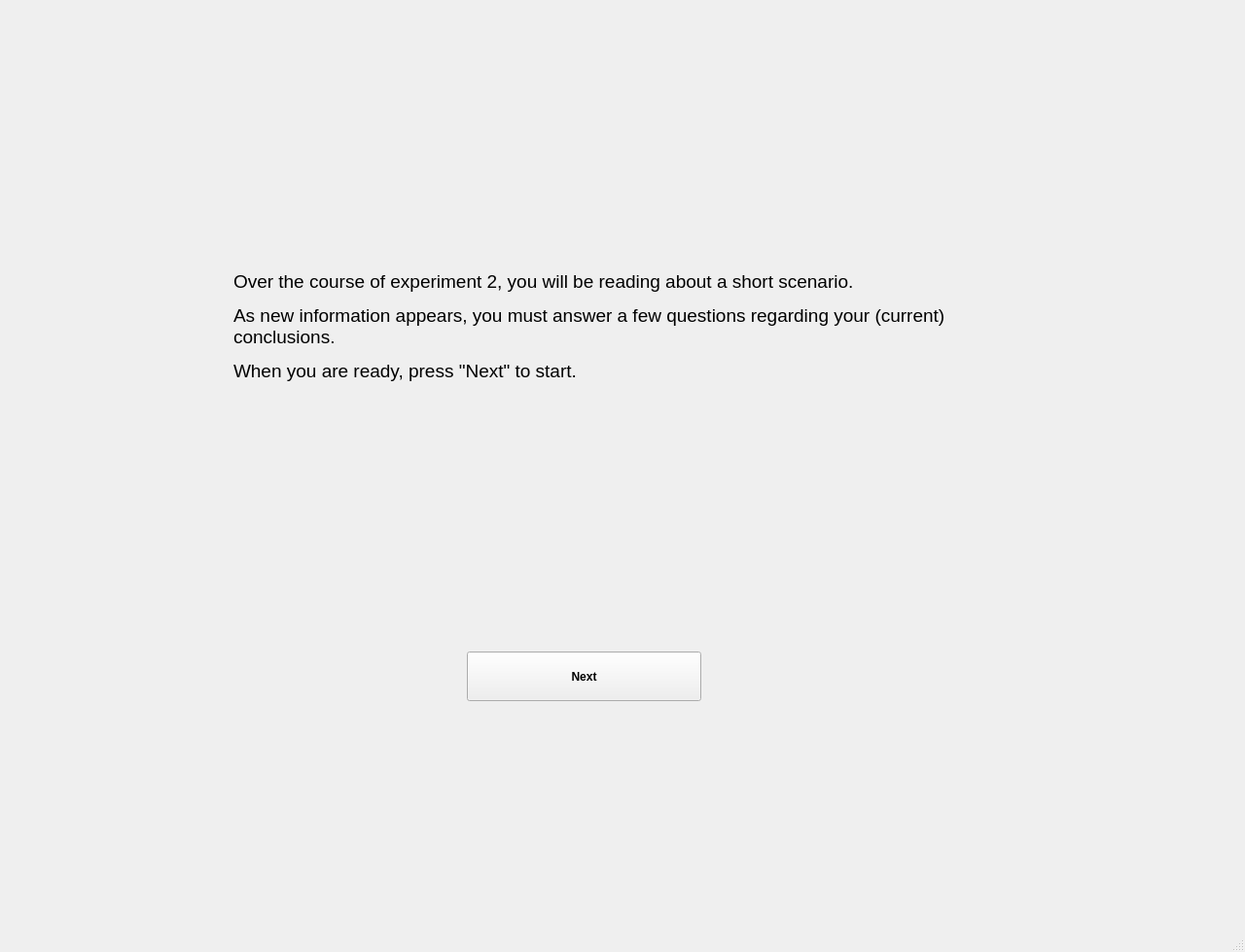
<?xml version="1.0" encoding="UTF-8"?>
<ui version="4.0">
 <class>MainWindow</class>
 <widget class="QMainWindow" name="MainWindow">
  <property name="geometry">
   <rect>
    <x>0</x>
    <y>0</y>
    <width>1280</width>
    <height>979</height>
   </rect>
  </property>
  <property name="windowTitle">
   <string>MainWindow</string>
  </property>
  <widget class="QWidget" name="centralwidget">
   <widget class="QStackedWidget" name="experiment_window">
    <property name="geometry">
     <rect>
      <x>20</x>
      <y>20</y>
      <width>1221</width>
      <height>881</height>
     </rect>
    </property>
    <property name="layoutDirection">
     <enum>Qt::RightToLeft</enum>
    </property>
    <property name="styleSheet">
     <string notr="true">background color:rgb(255, 255, 255)</string>
    </property>
    <property name="locale">
     <locale language="English" country="UnitedKingdom"/>
    </property>
    <property name="currentIndex">
     <number>0</number>
    </property>
    <widget class="QWidget" name="E2_instruction">
     <widget class="QPushButton" name="E2_instruction_next_btn">
      <property name="geometry">
       <rect>
        <x>460</x>
        <y>650</y>
        <width>241</width>
        <height>51</height>
       </rect>
      </property>
      <property name="font">
       <font>
        <family>Arial</family>
        <weight>75</weight>
        <bold>true</bold>
       </font>
      </property>
      <property name="text">
       <string>Next</string>
      </property>
     </widget>
     <widget class="QLabel" name="E2_instruction_lbl">
      <property name="geometry">
       <rect>
        <x>220</x>
        <y>210</y>
        <width>781</width>
        <height>211</height>
       </rect>
      </property>
      <property name="font">
       <font>
        <family>Arial</family>
        <pointsize>14</pointsize>
       </font>
      </property>
      <property name="text">
       <string>&lt;html&gt;&lt;head/&gt;&lt;body&gt;&lt;p&gt;Over the course of experiment 2, you will be reading about a short scenario. &lt;/p&gt;&lt;p&gt;As new information appears, you must answer a few questions regarding your (current) conclusions. &lt;/p&gt;&lt;p&gt;When you are ready, press &amp;quot;Next&amp;quot; to start. &lt;/p&gt;&lt;/body&gt;&lt;/html&gt;</string>
      </property>
      <property name="wordWrap">
       <bool>true</bool>
      </property>
     </widget>
    </widget>
    <widget class="QWidget" name="E2_P1a">
     <widget class="QWidget" name="gridLayoutWidget_4">
      <property name="geometry">
       <rect>
        <x>20</x>
        <y>0</y>
        <width>1171</width>
        <height>861</height>
       </rect>
      </property>
      <layout class="QGridLayout" name="E2_P1a_layout">
       <property name="sizeConstraint">
        <enum>QLayout::SetMinimumSize</enum>
       </property>
       <item row="1" column="0" colspan="2">
        <widget class="QLabel" name="E2_P1a_instruction_lbl">
         <property name="maximumSize">
          <size>
           <width>1169</width>
           <height>380</height>
          </size>
         </property>
         <property name="font">
          <font>
           <family>Arial</family>
           <pointsize>11</pointsize>
          </font>
         </property>
         <property name="locale">
          <locale language="English" country="UnitedKingdom"/>
         </property>
         <property name="text">
          <string>&lt;html&gt;&lt;head/&gt;&lt;body&gt;&lt;p&gt;&lt;span style=&quot; font-size:8pt; font-weight:600;&quot;&gt;Sabotage (Part 1a)&lt;/span&gt;&lt;/p&gt;&lt;p&gt;&lt;span style=&quot; font-size:8pt; font-style:italic;&quot;&gt;========== BACKGROUND INFORMATION ========== &lt;/span&gt;&lt;/p&gt;&lt;p&gt;&lt;span style=&quot; font-size:8pt;&quot;&gt;Consider the following situation: &lt;/span&gt;&lt;/p&gt;&lt;p&gt;&lt;span style=&quot; font-size:8pt;&quot;&gt;A small aircraft has crashed. Investigators were brought in to determine whether the plane was sabotaged. &lt;/span&gt;&lt;/p&gt;&lt;p&gt;&lt;span style=&quot; font-size:8pt;&quot;&gt;Two experts, &lt;/span&gt;&lt;span style=&quot; font-size:8pt; font-weight:600;&quot;&gt;Bailey&lt;/span&gt;&lt;span style=&quot; font-size:8pt;&quot;&gt; and &lt;/span&gt;&lt;span style=&quot; font-size:8pt; font-weight:600;&quot;&gt;Campbell&lt;/span&gt;&lt;span style=&quot; font-size:8pt;&quot;&gt;, were brought in separately to assess the wreckage. &lt;/span&gt;&lt;/p&gt;&lt;p&gt;&lt;span style=&quot; font-size:8pt;&quot;&gt;Prior to hearing their reports, you know three things: &lt;/span&gt;&lt;/p&gt;&lt;p&gt;&lt;span style=&quot; font-size:8pt;&quot;&gt;Firstly, &lt;/span&gt;&lt;span style=&quot; font-size:8pt; font-style:italic;&quot;&gt;prior to getting the reports&lt;/span&gt;&lt;span style=&quot; font-size:8pt;&quot;&gt;, it is safe to assume that there is a &lt;/span&gt;&lt;span style=&quot; font-size:8pt; font-weight:600;&quot;&gt;50% probability of sabotage&lt;/span&gt;&lt;span style=&quot; font-size:8pt;&quot;&gt; (when a plane of this type crashes, half the time it is because of sabotage). &lt;/span&gt;&lt;/p&gt;&lt;p&gt;&lt;span style=&quot; font-size:8pt;&quot;&gt;Secondly, although the analysis is notoriously difficult, &lt;/span&gt;&lt;span style=&quot; font-size:8pt; font-style:italic;&quot;&gt;both Bailey and Campbell can be considered reasonably reliable&lt;/span&gt;&lt;span style=&quot; font-size:8pt;&quot;&gt;; it is safe to assume they each have a &lt;/span&gt;&lt;span style=&quot; font-size:8pt; font-weight:600;&quot;&gt;20% probability&lt;/span&gt;&lt;span style=&quot; font-size:8pt;&quot;&gt; of mistakenly indicating that sabotage has occurred (and a 20% probability of mistakenly indicating sabotage has not occurred). &lt;/span&gt;&lt;/p&gt;&lt;p&gt;&lt;span style=&quot; font-size:8pt;&quot;&gt;Finally, you know that Bailey and Campbell assessed the wreckage separately, and so had no opportunity to discuss it at the site. They then immediately left to go separately write their reports. &lt;/span&gt;&lt;/p&gt;&lt;p&gt;&lt;span style=&quot; font-size:8pt; font-style:italic;&quot;&gt;========== END OF BACKGROUND INFORMATION ========== &lt;/span&gt;&lt;/p&gt;&lt;p&gt;&lt;span style=&quot; font-family:'Calibri','sans-serif'; font-size:8pt;&quot;&gt;Consider the following situations, &lt;/span&gt;&lt;span style=&quot; font-size:8pt;&quot;&gt;clicking the spinbox below to indicate your estimate - between 0% and 100%, just to remind that the default value is -1.&lt;/span&gt;&lt;/p&gt;&lt;/body&gt;&lt;/html&gt;</string>
         </property>
         <property name="wordWrap">
          <bool>true</bool>
         </property>
        </widget>
       </item>
       <item row="3" column="1">
        <widget class="QLabel" name="E2_P1a_Campbell_lbl">
         <property name="maximumSize">
          <size>
           <width>581</width>
           <height>30</height>
          </size>
         </property>
         <property name="text">
          <string>&lt;html&gt;&lt;head/&gt;&lt;body&gt;&lt;p align=&quot;center&quot;&gt;&lt;span style=&quot; font-size:12pt; font-weight:600;&quot;&gt;Campbell&lt;/span&gt;&lt;/p&gt;&lt;/body&gt;&lt;/html&gt;</string>
         </property>
        </widget>
       </item>
       <item row="8" column="1">
        <widget class="QSpinBox" name="E2_P1a_sab_B_mistake_C_incorrect_sbx">
         <property name="maximumSize">
          <size>
           <width>581</width>
           <height>20</height>
          </size>
         </property>
         <property name="font">
          <font>
           <family>Arial</family>
          </font>
         </property>
         <property name="minimum">
          <number>-1</number>
         </property>
         <property name="maximum">
          <number>100</number>
         </property>
         <property name="value">
          <number>-1</number>
         </property>
        </widget>
       </item>
       <item row="2" column="0">
        <widget class="QLabel" name="E2_P1a_Bailey_pic">
         <property name="maximumSize">
          <size>
           <width>581</width>
           <height>120</height>
          </size>
         </property>
         <property name="text">
          <string/>
         </property>
         <property name="pixmap">
          <pixmap>imgs/Bailey_2.png</pixmap>
         </property>
         <property name="alignment">
          <set>Qt::AlignCenter</set>
         </property>
        </widget>
       </item>
       <item row="4" column="0">
        <widget class="QLabel" name="E2_P1a_instruction_acci_B_mistake_C_correct_lbl">
         <property name="maximumSize">
          <size>
           <width>581</width>
           <height>90</height>
          </size>
         </property>
         <property name="font">
          <font>
           <family>Arial</family>
           <pointsize>11</pointsize>
          </font>
         </property>
         <property name="locale">
          <locale language="English" country="UnitedKingdom"/>
         </property>
         <property name="text">
          <string>&lt;html&gt;&lt;head/&gt;&lt;body&gt;&lt;p&gt;&lt;span style=&quot; font-family:'Calibri','sans-serif'; font-size:8pt;&quot;&gt;Consider: The plane did in fact crash due to &lt;/span&gt;&lt;span style=&quot; font-family:'Calibri','sans-serif'; font-size:8pt; font-weight:600;&quot;&gt;an accident&lt;/span&gt;&lt;span style=&quot; font-family:'Calibri','sans-serif'; font-size:8pt;&quot;&gt;, and Campbell &lt;/span&gt;&lt;span style=&quot; font-family:'Calibri','sans-serif'; font-size:8pt; font-weight:600;&quot;&gt;CORRECTLY reports&lt;/span&gt;&lt;span style=&quot; font-family:'Calibri','sans-serif'; font-size:8pt;&quot;&gt; the crash as being caused by an accident. Bailey has seen Campbell's report. What do &lt;/span&gt;&lt;span style=&quot; font-family:'Calibri','sans-serif'; font-size:8pt; font-style:italic;&quot;&gt;you&lt;/span&gt;&lt;span style=&quot; font-family:'Calibri','sans-serif'; font-size:8pt;&quot;&gt; estimate is the probability of Bailey then &lt;/span&gt;&lt;span style=&quot; font-family:'Calibri','sans-serif'; font-size:8pt; font-weight:600;&quot;&gt;INCORRECTLY reporting that the plane crashed due to sabotage&lt;/span&gt;&lt;span style=&quot; font-family:'Calibri','sans-serif'; font-size:8pt;&quot;&gt;?&lt;br/&gt;(&lt;/span&gt;&lt;span style=&quot; font-family:'Calibri','sans-serif'; font-size:8pt; font-style:italic;&quot;&gt;Remember: Without seeing Campbell's report, it would be 20%&lt;/span&gt;&lt;span style=&quot; font-family:'Calibri','sans-serif'; font-size:8pt;&quot;&gt;)&lt;/span&gt;&lt;/p&gt;&lt;/body&gt;&lt;/html&gt;</string>
         </property>
         <property name="wordWrap">
          <bool>true</bool>
         </property>
        </widget>
       </item>
       <item row="9" column="0">
        <widget class="QPushButton" name="E2_P1a_next_btn">
         <property name="maximumSize">
          <size>
           <width>581</width>
           <height>25</height>
          </size>
         </property>
         <property name="font">
          <font>
           <family>Arial</family>
           <weight>75</weight>
           <bold>true</bold>
          </font>
         </property>
         <property name="text">
          <string>Next</string>
         </property>
        </widget>
       </item>
       <item row="4" column="1">
        <widget class="QLabel" name="E2_P1a_instruction_sab_B_mistake_C_correct_lbl">
         <property name="maximumSize">
          <size>
           <width>581</width>
           <height>90</height>
          </size>
         </property>
         <property name="font">
          <font>
           <family>Arial</family>
           <pointsize>11</pointsize>
          </font>
         </property>
         <property name="locale">
          <locale language="English" country="UnitedKingdom"/>
         </property>
         <property name="text">
          <string>&lt;html&gt;&lt;head/&gt;&lt;body&gt;&lt;p&gt;&lt;span style=&quot; font-family:'Calibri','sans-serif'; font-size:8pt;&quot;&gt;Consider: The plane did in fact crash due to &lt;/span&gt;&lt;span style=&quot; font-family:'Calibri','sans-serif'; font-size:8pt; font-weight:600;&quot;&gt;sabotage&lt;/span&gt;&lt;span style=&quot; font-family:'Calibri','sans-serif'; font-size:8pt;&quot;&gt;, and Campbell &lt;/span&gt;&lt;span style=&quot; font-family:'Calibri','sans-serif'; font-size:8pt; font-weight:600;&quot;&gt;CORRECTLY reports&lt;/span&gt;&lt;span style=&quot; font-family:'Calibri','sans-serif'; font-size:8pt;&quot;&gt; the crash as being caused by sabotage. Bailey has seen Campbell's report. What do &lt;/span&gt;&lt;span style=&quot; font-family:'Calibri','sans-serif'; font-size:8pt; font-style:italic;&quot;&gt;you&lt;/span&gt;&lt;span style=&quot; font-family:'Calibri','sans-serif'; font-size:8pt;&quot;&gt; estimate is the probability of Bailey then &lt;/span&gt;&lt;span style=&quot; font-family:'Calibri','sans-serif'; font-size:8pt; font-weight:600;&quot;&gt;INCORRECTLY reporting that the plane crashed due to an accident&lt;/span&gt;&lt;span style=&quot; font-family:'Calibri','sans-serif'; font-size:8pt;&quot;&gt;?&lt;br/&gt;(&lt;/span&gt;&lt;span style=&quot; font-family:'Calibri','sans-serif'; font-size:8pt; font-style:italic;&quot;&gt;Remember: Without seeing Campbell's report, it would be 20%&lt;/span&gt;&lt;span style=&quot; font-family:'Calibri','sans-serif'; font-size:8pt;&quot;&gt;)&lt;/span&gt;&lt;/p&gt;&lt;/body&gt;&lt;/html&gt;</string>
         </property>
         <property name="wordWrap">
          <bool>true</bool>
         </property>
        </widget>
       </item>
       <item row="3" column="0">
        <widget class="QLabel" name="E2_P1a_Bailey_lbl">
         <property name="maximumSize">
          <size>
           <width>581</width>
           <height>30</height>
          </size>
         </property>
         <property name="text">
          <string>&lt;html&gt;&lt;head/&gt;&lt;body&gt;&lt;p align=&quot;center&quot;&gt;&lt;span style=&quot; font-size:12pt; font-weight:600;&quot;&gt;Bailey&lt;/span&gt;&lt;/p&gt;&lt;/body&gt;&lt;/html&gt;</string>
         </property>
        </widget>
       </item>
       <item row="2" column="1">
        <widget class="QLabel" name="E2_P1a_Campbell__pic">
         <property name="maximumSize">
          <size>
           <width>581</width>
           <height>120</height>
          </size>
         </property>
         <property name="text">
          <string/>
         </property>
         <property name="pixmap">
          <pixmap>imgs/Cambell_2.png</pixmap>
         </property>
         <property name="alignment">
          <set>Qt::AlignCenter</set>
         </property>
        </widget>
       </item>
       <item row="5" column="0">
        <widget class="QSpinBox" name="E2_P1a_acci_B_mistake_C_correct_sbx">
         <property name="maximumSize">
          <size>
           <width>581</width>
           <height>20</height>
          </size>
         </property>
         <property name="font">
          <font>
           <family>Arial</family>
          </font>
         </property>
         <property name="minimum">
          <number>-1</number>
         </property>
         <property name="maximum">
          <number>100</number>
         </property>
         <property name="value">
          <number>-1</number>
         </property>
        </widget>
       </item>
       <item row="5" column="1">
        <widget class="QSpinBox" name="E2_P1a_sab_B_mistake_C_correct_sbx">
         <property name="maximumSize">
          <size>
           <width>581</width>
           <height>20</height>
          </size>
         </property>
         <property name="font">
          <font>
           <family>Arial</family>
          </font>
         </property>
         <property name="minimum">
          <number>-1</number>
         </property>
         <property name="maximum">
          <number>100</number>
         </property>
         <property name="value">
          <number>-1</number>
         </property>
        </widget>
       </item>
       <item row="6" column="0">
        <widget class="QLabel" name="E2_P1a_instruction_acci_B_mistake_C_incorrect_lbl">
         <property name="maximumSize">
          <size>
           <width>581</width>
           <height>90</height>
          </size>
         </property>
         <property name="font">
          <font>
           <family>Arial</family>
           <pointsize>11</pointsize>
          </font>
         </property>
         <property name="locale">
          <locale language="English" country="UnitedKingdom"/>
         </property>
         <property name="text">
          <string>&lt;html&gt;&lt;head/&gt;&lt;body&gt;&lt;p&gt;&lt;span style=&quot; font-family:'Calibri','sans-serif'; font-size:8pt;&quot;&gt;Consider: The plane did in fact crash due to &lt;/span&gt;&lt;span style=&quot; font-family:'Calibri','sans-serif'; font-size:8pt; font-weight:600;&quot;&gt;an accident&lt;/span&gt;&lt;span style=&quot; font-family:'Calibri','sans-serif'; font-size:8pt;&quot;&gt;, and Campbell &lt;/span&gt;&lt;span style=&quot; font-family:'Calibri','sans-serif'; font-size:8pt; font-weight:600;&quot;&gt;INCORRECTLY reports&lt;/span&gt;&lt;span style=&quot; font-family:'Calibri','sans-serif'; font-size:8pt;&quot;&gt; the crash as being caused by an accident. Bailey has seen Campbell's report. What do &lt;/span&gt;&lt;span style=&quot; font-family:'Calibri','sans-serif'; font-size:8pt; font-style:italic;&quot;&gt;you&lt;/span&gt;&lt;span style=&quot; font-family:'Calibri','sans-serif'; font-size:8pt;&quot;&gt; estimate is the probability of Bailey then &lt;/span&gt;&lt;span style=&quot; font-family:'Calibri','sans-serif'; font-size:8pt; font-weight:600;&quot;&gt;INCORRECTLY reporting that the plane crashed due to sabotage&lt;/span&gt;&lt;span style=&quot; font-family:'Calibri','sans-serif'; font-size:8pt;&quot;&gt;?&lt;br/&gt;(&lt;/span&gt;&lt;span style=&quot; font-family:'Calibri','sans-serif'; font-size:8pt; font-style:italic;&quot;&gt;Remember: Without seeing Campbell's report, it would be 20%&lt;/span&gt;&lt;span style=&quot; font-family:'Calibri','sans-serif'; font-size:8pt;&quot;&gt;)&lt;/span&gt;&lt;/p&gt;&lt;/body&gt;&lt;/html&gt;</string>
         </property>
         <property name="wordWrap">
          <bool>true</bool>
         </property>
        </widget>
       </item>
       <item row="8" column="0">
        <widget class="QSpinBox" name="E2_P1a_acci_B_mistake_C_incorrect_sbx">
         <property name="maximumSize">
          <size>
           <width>581</width>
           <height>20</height>
          </size>
         </property>
         <property name="font">
          <font>
           <family>Arial</family>
          </font>
         </property>
         <property name="minimum">
          <number>-1</number>
         </property>
         <property name="maximum">
          <number>100</number>
         </property>
         <property name="value">
          <number>-1</number>
         </property>
        </widget>
       </item>
       <item row="6" column="1">
        <widget class="QLabel" name="E2_P1a_instruction_sab_B_mistake_C_incorrect_lbl">
         <property name="maximumSize">
          <size>
           <width>581</width>
           <height>90</height>
          </size>
         </property>
         <property name="font">
          <font>
           <family>Arial</family>
           <pointsize>11</pointsize>
          </font>
         </property>
         <property name="locale">
          <locale language="English" country="UnitedKingdom"/>
         </property>
         <property name="text">
          <string>&lt;html&gt;&lt;head/&gt;&lt;body&gt;&lt;p&gt;&lt;span style=&quot; font-family:'Calibri','sans-serif'; font-size:8pt;&quot;&gt;Consider: The plane did in fact crash due to &lt;/span&gt;&lt;span style=&quot; font-family:'Calibri','sans-serif'; font-size:8pt; font-weight:600;&quot;&gt;sabotage&lt;/span&gt;&lt;span style=&quot; font-family:'Calibri','sans-serif'; font-size:8pt;&quot;&gt;, and Campbell &lt;/span&gt;&lt;span style=&quot; font-family:'Calibri','sans-serif'; font-size:8pt; font-weight:600;&quot;&gt;INCORRECTLY reports&lt;/span&gt;&lt;span style=&quot; font-family:'Calibri','sans-serif'; font-size:8pt;&quot;&gt; the crash as being caused by an accident. Bailey has seen Campbell's report. What do &lt;/span&gt;&lt;span style=&quot; font-family:'Calibri','sans-serif'; font-size:8pt; font-style:italic;&quot;&gt;you&lt;/span&gt;&lt;span style=&quot; font-family:'Calibri','sans-serif'; font-size:8pt;&quot;&gt; estimate is the probability of Bailey then &lt;/span&gt;&lt;span style=&quot; font-family:'Calibri','sans-serif'; font-size:8pt; font-weight:600;&quot;&gt;INCORRECTLY reporting that the plane crashed due to an accident&lt;/span&gt;&lt;span style=&quot; font-family:'Calibri','sans-serif'; font-size:8pt;&quot;&gt;?&lt;br/&gt;(&lt;/span&gt;&lt;span style=&quot; font-family:'Calibri','sans-serif'; font-size:8pt; font-style:italic;&quot;&gt;Remember: Without seeing Campbell's report, it would be 20%&lt;/span&gt;&lt;span style=&quot; font-family:'Calibri','sans-serif'; font-size:8pt;&quot;&gt;)&lt;/span&gt;&lt;/p&gt;&lt;/body&gt;&lt;/html&gt;</string>
         </property>
         <property name="wordWrap">
          <bool>true</bool>
         </property>
        </widget>
       </item>
      </layout>
     </widget>
     <widget class="QLabel" name="E2_P1a_air_crash_pic">
      <property name="geometry">
       <rect>
        <x>-80</x>
        <y>40</y>
        <width>131</width>
        <height>120</height>
       </rect>
      </property>
      <property name="maximumSize">
       <size>
        <width>140</width>
        <height>120</height>
       </size>
      </property>
      <property name="text">
       <string/>
      </property>
      <property name="pixmap">
       <pixmap>imgs/air_crash_2.png</pixmap>
      </property>
     </widget>
    </widget>
    <widget class="QWidget" name="E2_P1b">
     <widget class="QWidget" name="gridLayoutWidget_5">
      <property name="geometry">
       <rect>
        <x>20</x>
        <y>0</y>
        <width>1171</width>
        <height>441</height>
       </rect>
      </property>
      <layout class="QGridLayout" name="E1_P1b_layout">
       <property name="sizeConstraint">
        <enum>QLayout::SetMinimumSize</enum>
       </property>
       <item row="1" column="0" colspan="2">
        <widget class="QLabel" name="E1_P1b_instruction_lbl">
         <property name="maximumSize">
          <size>
           <width>1169</width>
           <height>430</height>
          </size>
         </property>
         <property name="font">
          <font>
           <family>Arial</family>
           <pointsize>11</pointsize>
          </font>
         </property>
         <property name="locale">
          <locale language="English" country="UnitedKingdom"/>
         </property>
         <property name="text">
          <string>&lt;html&gt;&lt;head/&gt;&lt;body&gt;&lt;p&gt;&lt;span style=&quot; font-size:8pt; font-weight:600;&quot;&gt;Sabotage (Part 1b)&lt;/span&gt;&lt;span style=&quot; font-size:8pt;&quot;&gt;&lt;br/&gt;&lt;br/&gt;&lt;/span&gt;&lt;span style=&quot; font-size:8pt; font-style:italic;&quot;&gt;========== BACKGROUND INFORMATION ========== &lt;/span&gt;&lt;span style=&quot; font-size:8pt;&quot;&gt;&lt;br/&gt;Consider the following situation:&lt;br/&gt;A small aircraft has crashed. Investigators were brought in to determine whether the plane was sabotaged.&lt;br/&gt;Two experts, &lt;/span&gt;&lt;span style=&quot; font-size:8pt; font-weight:600;&quot;&gt;Bailey&lt;/span&gt;&lt;span style=&quot; font-size:8pt;&quot;&gt; and &lt;/span&gt;&lt;span style=&quot; font-size:8pt; font-weight:600;&quot;&gt;Campbell&lt;/span&gt;&lt;span style=&quot; font-size:8pt;&quot;&gt;, were brought in separately to assess the wreckage. &lt;br/&gt;Prior to hearing their reports, you know three things:&lt;br/&gt;Firstly, &lt;/span&gt;&lt;span style=&quot; font-size:8pt; font-style:italic;&quot;&gt;prior to getting the reports&lt;/span&gt;&lt;span style=&quot; font-size:8pt;&quot;&gt;, it is safe to assume that there is a &lt;/span&gt;&lt;span style=&quot; font-size:8pt; font-weight:600;&quot;&gt;50% probability of sabotage&lt;/span&gt;&lt;span style=&quot; font-size:8pt;&quot;&gt; (when a plane of this type crashes, half the time it is because of sabotage).&lt;br/&gt;Secondly, although the analysis is notoriously difficult, &lt;/span&gt;&lt;span style=&quot; font-size:8pt; font-style:italic;&quot;&gt;both Bailey and Campbell can be considered reasonably reliable&lt;/span&gt;&lt;span style=&quot; font-size:8pt;&quot;&gt;; it is safe to assume they each have a &lt;/span&gt;&lt;span style=&quot; font-size:8pt; font-weight:600;&quot;&gt;20% probability&lt;/span&gt;&lt;span style=&quot; font-size:8pt;&quot;&gt; of mistakenly indicating that sabotage has occurred (and a 20% probability of mistakenly indicating sabotage has not occurred).&lt;br/&gt;Finally, you know that Bailey and Campbell assessed the wreckage at different times, and so had no opportunity to discuss it at the site. They then immediately left to go separately write their reports.&lt;br/&gt;&lt;/span&gt;&lt;span style=&quot; font-size:8pt; font-style:italic;&quot;&gt;========== END OF BACKGROUND INFORMATION ========== &lt;/span&gt;&lt;span style=&quot; font-size:8pt;&quot;&gt;&lt;br/&gt;&lt;br/&gt;Now, consider the following two scenarios:&lt;br/&gt;&lt;/span&gt;&lt;span style=&quot; font-size:8pt; font-weight:600;&quot;&gt;Scenario 1:&lt;/span&gt;&lt;span style=&quot; font-size:8pt;&quot;&gt;&lt;br/&gt;You learn that Bailey, &lt;/span&gt;&lt;span style=&quot; font-size:8pt; font-weight:600;&quot;&gt;prior to completing his/her report, was accidentally given access to Campbell's completed report&lt;/span&gt;&lt;span style=&quot; font-size:8pt;&quot;&gt;. As such, Bailey's report may be influenced by what Campbell has reported.&lt;br/&gt;&lt;/span&gt;&lt;span style=&quot; font-size:8pt; font-weight:600;&quot;&gt;Scenario 2:&lt;/span&gt;&lt;span style=&quot; font-size:8pt;&quot;&gt;&lt;br/&gt;You learn that Bailey completed his/her report &lt;/span&gt;&lt;span style=&quot; font-size:8pt; font-weight:600;&quot;&gt;without ever seeing Campbell's completed report&lt;/span&gt;&lt;span style=&quot; font-size:8pt;&quot;&gt;. As such, Bailey's report is not influenced by what Campbell has reported.&lt;br/&gt;&lt;/span&gt;&lt;span style=&quot; font-size:8pt; font-weight:600;&quot;&gt;NOTE:&lt;/span&gt;&lt;span style=&quot; font-size:8pt;&quot;&gt; In both scenarios, &lt;/span&gt;&lt;span style=&quot; font-size:8pt; font-style:italic;&quot;&gt;you have not yet seen the contents of either report&lt;/span&gt;&lt;span style=&quot; font-size:8pt;&quot;&gt;.&lt;br/&gt;&lt;/span&gt;&lt;span style=&quot; font-size:8pt; font-style:italic;&quot;&gt;========== ========== &lt;/span&gt;&lt;span style=&quot; font-size:8pt;&quot;&gt;&lt;br/&gt;&lt;br/&gt;Given the two scenarios above, and based solely on the information provided so far, please answer the following questions:&lt;br/&gt;&lt;br/&gt;&lt;/span&gt;&lt;span style=&quot; font-family:'Calibri','sans-serif'; font-size:8pt;&quot;&gt;Based on what you know &lt;/span&gt;&lt;span style=&quot; font-family:'Calibri','sans-serif'; font-size:8pt; font-style:italic;&quot;&gt;at this point&lt;/span&gt;&lt;span style=&quot; font-family:'Calibri','sans-serif'; font-size:8pt;&quot;&gt;, &lt;/span&gt;&lt;span style=&quot; font-family:'Calibri','sans-serif'; font-size:8pt; font-weight:600;&quot;&gt;which scenario (if either) provides more support for the plane having been IN AN ACCIDENT?&lt;/span&gt;&lt;/p&gt;&lt;/body&gt;&lt;/html&gt;</string>
         </property>
         <property name="wordWrap">
          <bool>true</bool>
         </property>
        </widget>
       </item>
      </layout>
     </widget>
     <widget class="QRadioButton" name="E2_P1b_choice1">
      <property name="geometry">
       <rect>
        <x>24</x>
        <y>460</y>
        <width>231</width>
        <height>20</height>
       </rect>
      </property>
      <property name="text">
       <string>Choice1</string>
      </property>
     </widget>
     <widget class="QRadioButton" name="E2_P1b_choice2">
      <property name="geometry">
       <rect>
        <x>460</x>
        <y>460</y>
        <width>231</width>
        <height>20</height>
       </rect>
      </property>
      <property name="text">
       <string>Choice2</string>
      </property>
     </widget>
     <widget class="QRadioButton" name="E2_P1b_choice3">
      <property name="geometry">
       <rect>
        <x>880</x>
        <y>460</y>
        <width>231</width>
        <height>19</height>
       </rect>
      </property>
      <property name="text">
       <string>Choice3</string>
      </property>
     </widget>
     <widget class="QLabel" name="E2_P1b_confidence_question_lbl">
      <property name="geometry">
       <rect>
        <x>20</x>
        <y>490</y>
        <width>1169</width>
        <height>51</height>
       </rect>
      </property>
      <property name="maximumSize">
       <size>
        <width>1169</width>
        <height>430</height>
       </size>
      </property>
      <property name="font">
       <font>
        <family>Arial</family>
        <pointsize>11</pointsize>
       </font>
      </property>
      <property name="locale">
       <locale language="English" country="UnitedKingdom"/>
      </property>
      <property name="text">
       <string>&lt;html&gt;&lt;head/&gt;&lt;body&gt;&lt;p&gt;&lt;span style=&quot; font-size:9pt;&quot;&gt;How &lt;/span&gt;&lt;span style=&quot; font-size:9pt; font-weight:600;&quot;&gt;confident&lt;/span&gt;&lt;span style=&quot; font-size:9pt;&quot;&gt; are you that &lt;/span&gt;&lt;span style=&quot; font-size:9pt; font-weight:600;&quot;&gt;your response is correct&lt;/span&gt;&lt;span style=&quot; font-size:9pt;&quot;&gt;? &lt;/span&gt;&lt;/p&gt;&lt;p&gt;&lt;span style=&quot; font-size:9pt;&quot;&gt;Click the spinbox below to indicate your estimate - between 0% and 100%, just to remind that the default value is -1.&lt;/span&gt;&lt;/p&gt;&lt;/body&gt;&lt;/html&gt;</string>
      </property>
      <property name="wordWrap">
       <bool>true</bool>
      </property>
     </widget>
     <widget class="QSpinBox" name="E2_P1b_confidence_sbx">
      <property name="geometry">
       <rect>
        <x>610</x>
        <y>550</y>
        <width>581</width>
        <height>30</height>
       </rect>
      </property>
      <property name="maximumSize">
       <size>
        <width>581</width>
        <height>30</height>
       </size>
      </property>
      <property name="font">
       <font>
        <family>Arial</family>
        <pointsize>12</pointsize>
       </font>
      </property>
      <property name="minimum">
       <number>-1</number>
      </property>
      <property name="maximum">
       <number>100</number>
      </property>
      <property name="value">
       <number>-1</number>
      </property>
     </widget>
     <widget class="QLabel" name="E2_P1b_probability_instruction_lbl">
      <property name="geometry">
       <rect>
        <x>20</x>
        <y>590</y>
        <width>1169</width>
        <height>61</height>
       </rect>
      </property>
      <property name="maximumSize">
       <size>
        <width>1169</width>
        <height>430</height>
       </size>
      </property>
      <property name="font">
       <font>
        <family>Arial</family>
        <pointsize>11</pointsize>
       </font>
      </property>
      <property name="locale">
       <locale language="English" country="UnitedKingdom"/>
      </property>
      <property name="text">
       <string>&lt;html&gt;&lt;head/&gt;&lt;body&gt;&lt;p&gt;&lt;span style=&quot; font-family:'Calibri','sans-serif'; font-size:9pt;&quot;&gt;What is your &lt;/span&gt;&lt;span style=&quot; font-family:'Calibri','sans-serif'; font-size:9pt; font-weight:600;&quot;&gt;current probability estimate&lt;/span&gt;&lt;span style=&quot; font-family:'Calibri','sans-serif'; font-size:9pt;&quot;&gt; of accident in each scenario, given what you know so far?&lt;/span&gt;&lt;/p&gt;&lt;p&gt;&lt;span style=&quot; font-size:9pt;&quot;&gt;Click the spinbox below to indicate your estimate - between 0% and 100%, just to remind that the default value is -1.&lt;/span&gt;&lt;/p&gt;&lt;/body&gt;&lt;/html&gt;</string>
      </property>
      <property name="wordWrap">
       <bool>true</bool>
      </property>
     </widget>
     <widget class="QLabel" name="E2_P1b_probability_scenario1_lbl">
      <property name="geometry">
       <rect>
        <x>350</x>
        <y>670</y>
        <width>261</width>
        <height>31</height>
       </rect>
      </property>
      <property name="maximumSize">
       <size>
        <width>1169</width>
        <height>430</height>
       </size>
      </property>
      <property name="font">
       <font>
        <family>Arial</family>
        <pointsize>11</pointsize>
       </font>
      </property>
      <property name="locale">
       <locale language="English" country="UnitedKingdom"/>
      </property>
      <property name="text">
       <string>&lt;html&gt;&lt;head/&gt;&lt;body&gt;&lt;p&gt;&lt;span style=&quot; font-family:'Calibri','sans-serif'; font-size:9pt;&quot;&gt;Probability of Accident in &lt;/span&gt;&lt;span style=&quot; font-family:'Calibri','sans-serif'; font-size:9pt; font-weight:600;&quot;&gt;Scenario 1&lt;/span&gt;&lt;span style=&quot; font-family:'Calibri','sans-serif'; font-size:9pt;&quot;&gt; (%)&lt;/span&gt;&lt;/p&gt;&lt;/body&gt;&lt;/html&gt;</string>
      </property>
      <property name="wordWrap">
       <bool>true</bool>
      </property>
     </widget>
     <widget class="QLabel" name="E2_P1b_confidence_lbl">
      <property name="geometry">
       <rect>
        <x>510</x>
        <y>550</y>
        <width>101</width>
        <height>31</height>
       </rect>
      </property>
      <property name="maximumSize">
       <size>
        <width>1169</width>
        <height>430</height>
       </size>
      </property>
      <property name="font">
       <font>
        <family>Arial</family>
        <pointsize>11</pointsize>
       </font>
      </property>
      <property name="locale">
       <locale language="English" country="UnitedKingdom"/>
      </property>
      <property name="text">
       <string>&lt;html&gt;&lt;head/&gt;&lt;body&gt;&lt;p&gt;&lt;span style=&quot; font-family:'Calibri','sans-serif'; font-size:9pt;&quot;&gt;Confidence (%)&lt;/span&gt;&lt;/p&gt;&lt;/body&gt;&lt;/html&gt;</string>
      </property>
      <property name="wordWrap">
       <bool>true</bool>
      </property>
     </widget>
     <widget class="QLabel" name="E2_P1b_probability_scenario2_lbl">
      <property name="geometry">
       <rect>
        <x>350</x>
        <y>710</y>
        <width>261</width>
        <height>31</height>
       </rect>
      </property>
      <property name="maximumSize">
       <size>
        <width>1169</width>
        <height>430</height>
       </size>
      </property>
      <property name="font">
       <font>
        <family>Arial</family>
        <pointsize>11</pointsize>
       </font>
      </property>
      <property name="locale">
       <locale language="English" country="UnitedKingdom"/>
      </property>
      <property name="text">
       <string>&lt;html&gt;&lt;head/&gt;&lt;body&gt;&lt;p&gt;&lt;span style=&quot; font-family:'Calibri','sans-serif'; font-size:9pt;&quot;&gt;Probability of Accident in &lt;/span&gt;&lt;span style=&quot; font-family:'Calibri','sans-serif'; font-size:9pt; font-weight:600;&quot;&gt;Scenario 2&lt;/span&gt;&lt;span style=&quot; font-family:'Calibri','sans-serif'; font-size:9pt;&quot;&gt; (%)&lt;/span&gt;&lt;/p&gt;&lt;/body&gt;&lt;/html&gt;</string>
      </property>
      <property name="wordWrap">
       <bool>true</bool>
      </property>
     </widget>
     <widget class="QSpinBox" name="E2_P1b_probability_scenario1_sbx">
      <property name="geometry">
       <rect>
        <x>610</x>
        <y>670</y>
        <width>581</width>
        <height>30</height>
       </rect>
      </property>
      <property name="maximumSize">
       <size>
        <width>581</width>
        <height>30</height>
       </size>
      </property>
      <property name="font">
       <font>
        <family>Arial</family>
        <pointsize>12</pointsize>
       </font>
      </property>
      <property name="minimum">
       <number>-1</number>
      </property>
      <property name="maximum">
       <number>100</number>
      </property>
      <property name="value">
       <number>-1</number>
      </property>
     </widget>
     <widget class="QSpinBox" name="E2_P1b_probability_scenario2_sbx">
      <property name="geometry">
       <rect>
        <x>610</x>
        <y>710</y>
        <width>581</width>
        <height>30</height>
       </rect>
      </property>
      <property name="maximumSize">
       <size>
        <width>581</width>
        <height>30</height>
       </size>
      </property>
      <property name="font">
       <font>
        <family>Arial</family>
        <pointsize>12</pointsize>
       </font>
      </property>
      <property name="minimum">
       <number>-1</number>
      </property>
      <property name="maximum">
       <number>100</number>
      </property>
      <property name="value">
       <number>-1</number>
      </property>
     </widget>
     <widget class="QPushButton" name="E2_P1b_next_btn">
      <property name="geometry">
       <rect>
        <x>640</x>
        <y>760</y>
        <width>581</width>
        <height>25</height>
       </rect>
      </property>
      <property name="maximumSize">
       <size>
        <width>581</width>
        <height>25</height>
       </size>
      </property>
      <property name="font">
       <font>
        <family>Arial</family>
        <weight>75</weight>
        <bold>true</bold>
       </font>
      </property>
      <property name="text">
       <string>Next</string>
      </property>
     </widget>
    </widget>
    <widget class="QWidget" name="E2_P1b_reason">
     <widget class="QWidget" name="verticalLayoutWidget_2">
      <property name="geometry">
       <rect>
        <x>80</x>
        <y>40</y>
        <width>1051</width>
        <height>651</height>
       </rect>
      </property>
      <layout class="QVBoxLayout" name="E2_P1b_reason_layout">
       <item>
        <widget class="QLabel" name="E2_P1b_reason_instruction_lbl">
         <property name="maximumSize">
          <size>
           <width>1049</width>
           <height>150</height>
          </size>
         </property>
         <property name="font">
          <font>
           <family>Arial</family>
           <pointsize>14</pointsize>
          </font>
         </property>
         <property name="locale">
          <locale language="English" country="UnitedKingdom"/>
         </property>
         <property name="text">
          <string>Please briefly provide some reasoning for your latest estimates in the text box below.</string>
         </property>
         <property name="wordWrap">
          <bool>true</bool>
         </property>
        </widget>
       </item>
       <item>
        <widget class="QTextEdit" name="E2_P1b_reason_txt">
         <property name="maximumSize">
          <size>
           <width>1049</width>
           <height>300</height>
          </size>
         </property>
         <property name="font">
          <font>
           <family>Arial</family>
           <pointsize>14</pointsize>
          </font>
         </property>
         <property name="html">
          <string>&lt;!DOCTYPE HTML PUBLIC &quot;-//W3C//DTD HTML 4.0//EN&quot; &quot;http://www.w3.org/TR/REC-html40/strict.dtd&quot;&gt;
&lt;html&gt;&lt;head&gt;&lt;meta name=&quot;qrichtext&quot; content=&quot;1&quot; /&gt;&lt;style type=&quot;text/css&quot;&gt;
p, li { white-space: pre-wrap; }
&lt;/style&gt;&lt;/head&gt;&lt;body style=&quot; font-family:'Arial'; font-size:14pt; font-weight:400; font-style:normal;&quot;&gt;
&lt;p style=&quot; margin-top:0px; margin-bottom:0px; margin-left:0px; margin-right:0px; -qt-block-indent:0; text-indent:0px;&quot;&gt;&lt;span style=&quot; font-family:'SimSun'; font-size:9pt;&quot;&gt;Please briefly provide some reasoning for your latest estimates.&lt;/span&gt;&lt;/p&gt;&lt;/body&gt;&lt;/html&gt;</string>
         </property>
        </widget>
       </item>
       <item>
        <widget class="QPushButton" name="E2_P1b_reason_next_btn">
         <property name="maximumSize">
          <size>
           <width>581</width>
           <height>25</height>
          </size>
         </property>
         <property name="font">
          <font>
           <family>Arial</family>
           <weight>75</weight>
           <bold>true</bold>
          </font>
         </property>
         <property name="layoutDirection">
          <enum>Qt::RightToLeft</enum>
         </property>
         <property name="text">
          <string>Next</string>
         </property>
        </widget>
       </item>
      </layout>
     </widget>
    </widget>
    <widget class="QWidget" name="E2_End">
     <widget class="QWidget" name="verticalLayoutWidget_5">
      <property name="geometry">
       <rect>
        <x>80</x>
        <y>20</y>
        <width>1051</width>
        <height>651</height>
       </rect>
      </property>
      <layout class="QVBoxLayout" name="E2_End_layout">
       <item>
        <widget class="QLabel" name="Debrief_title_lbl">
         <property name="maximumSize">
          <size>
           <width>1049</width>
           <height>120</height>
          </size>
         </property>
         <property name="font">
          <font>
           <family>Arial</family>
           <pointsize>18</pointsize>
           <weight>75</weight>
           <bold>true</bold>
          </font>
         </property>
         <property name="text">
          <string>Debrief</string>
         </property>
         <property name="alignment">
          <set>Qt::AlignCenter</set>
         </property>
        </widget>
       </item>
       <item>
        <widget class="QLabel" name="E2_End_instruction_lbl">
         <property name="maximumSize">
          <size>
           <width>1049</width>
           <height>450</height>
          </size>
         </property>
         <property name="font">
          <font>
           <family>Arial</family>
           <pointsize>14</pointsize>
          </font>
         </property>
         <property name="locale">
          <locale language="English" country="UnitedKingdom"/>
         </property>
         <property name="text">
          <string>Here is the end of experiment 2 and also the end of the research. Thank you for your participation.

A very short debrief: We receive information from independent resources(mostly) and dependent resources(sometimes) in our daily life. Our research is trying to figure out how people making decisions facing information resources that are dependent.

Especially, these decisions are also made under uncertainty.

Thank you again! </string>
         </property>
         <property name="wordWrap">
          <bool>true</bool>
         </property>
        </widget>
       </item>
       <item>
        <widget class="QLabel" name="see_you_pic">
         <property name="sizePolicy">
          <sizepolicy hsizetype="Preferred" vsizetype="Preferred">
           <horstretch>0</horstretch>
           <verstretch>0</verstretch>
          </sizepolicy>
         </property>
         <property name="text">
          <string/>
         </property>
         <property name="pixmap">
          <pixmap>../Week 10/pics/See you.png</pixmap>
         </property>
         <property name="alignment">
          <set>Qt::AlignCenter</set>
         </property>
        </widget>
       </item>
      </layout>
     </widget>
    </widget>
   </widget>
  </widget>
  <widget class="QMenuBar" name="menubar">
   <property name="geometry">
    <rect>
     <x>0</x>
     <y>0</y>
     <width>1280</width>
     <height>26</height>
    </rect>
   </property>
  </widget>
  <widget class="QStatusBar" name="statusbar"/>
 </widget>
 <resources/>
 <connections/>
</ui>
